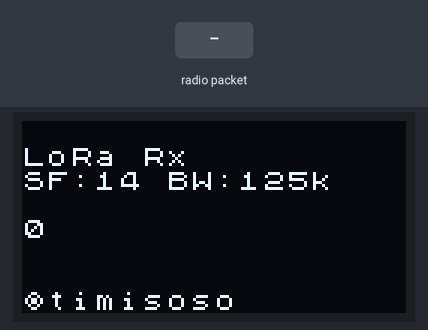
The sketch below on a simulated ESP32. Parts: 128×64 one-colour display. The test bench sets the inputs (shaded band). No radio packets arrive unless stated; what the sketch prints to the serial monitor is not drawn.

Above: at 2.2 s.
2.3 s: radio packet "1" arrives
At 3.1 s:
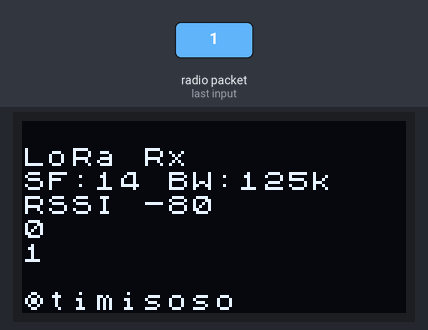
3.9 s: radio packet "0" arrives
At 4.4 s:
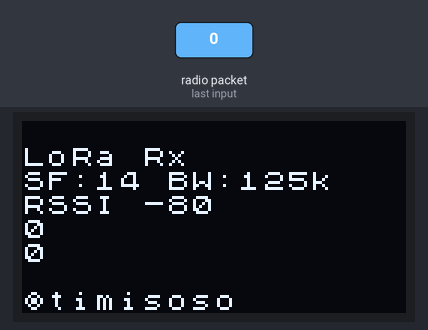
5.5 s: radio packet "2" arrives
At 5.55 s:
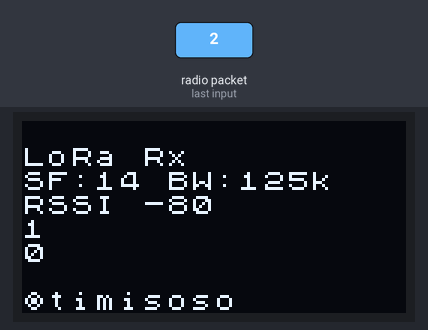
Timing chart, 0 to 8.5 s (numbered marks = the images above; inputs shaded):
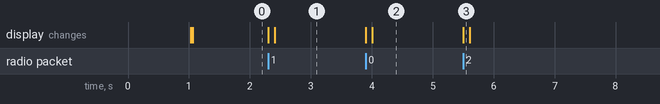

Measured:
- after the input at 2.3 s, the display: first changes at once (image 1 shows a later state)
- after the input at 3.9 s, the display: first changes at once (image 2 shows a later state)
- after the input at 5.5 s, the display: changes at once (image 3)

The sketch:

Oled_lora-rx.ino
```cpp
#include <U8x8lib.h>
#include <LoRa.h>

String receivedText;
String receivedRssi;

// WIFI_LoRa_32 ports
// GPIO5  -- SX1278's SCK
// GPIO19 -- SX1278's MISO
// GPIO27 -- SX1278's MOSI
// GPIO18 -- SX1278's CS
// GPIO14 -- SX1278's RESET
// GPIO26 -- SX1278's IRQ(Interrupt Request)

#define SS      18
#define RST     14
#define DI0     26
#define BAND    433E6

// the OLED used
U8X8_SSD1306_128X64_NONAME_SW_I2C u8x8(/* clock=*/ 15, /* data=*/ 4, /* reset=*/ 16);

void setup() {
  SPI.begin(5, 19, 27, 18);
    pinMode(SS, OUTPUT);
  pinMode(RST, OUTPUT);
  pinMode(DI0, INPUT);
  LoRa.setPins(SS, RST, DI0);

  Serial.begin(115200);
  while (!Serial); //if just the the basic function, must connect to a computer
  delay(1000);
  u8x8.begin();
  u8x8.setFont(u8x8_font_chroma48medium8_r);
  Serial.println("LoRa Receiver");
  u8x8.drawString(0, 1, "LoRa Rx");
  u8x8.drawString(0, 2, "SF:14 BW:125k");
  u8x8.drawString(0, 7, "@timisoso");
  if (!LoRa.begin(BAND)) {
    Serial.println("Starting LoRa failed!");
    u8x8.drawString(0, 1, "Starting LoRa failed!");
    while (1);
  }
 LoRa.setSignalBandwidth(125E3);
  //7.8E3, 10.4E3, 15.6E3, 20.8E3, 31.25E3, 41.7E3, 62.5E3, 125E3, and 250E3.

  LoRa.setSpreadingFactor(14);
   //6-12
}

void loop() {
  // try to parse packet
  int packetSize = LoRa.parsePacket();
  char len[5];
  itoa(packetSize,len,10);
  u8x8.drawString(0, 4, len);
  if (packetSize) {
    // received a packet
    Serial.print("Received packet '");
    delay (100);
    int i=0;
    // read packet
    while (LoRa.available()) {
      char currenttext[64];
      receivedText =(char) LoRa.read();
      Serial.print(receivedText);
      receivedText.toCharArray(currenttext, 64);
      u8x8.drawString(i, 5, currenttext);
      i=i+1;
    }
    // print RSSI of packet
    Serial.print("' with RSSI: ");
    Serial.print(LoRa.packetRssi());
     Serial.print("' with SNR: ");
    Serial.println(LoRa.packetSnr());
    u8x8.drawString(0, 3, "RSSI");
    receivedRssi = LoRa.packetRssi();
    char currentrs[64];
    receivedRssi.toCharArray(currentrs, 64);
    u8x8.drawString(5, 3, currentrs);
    Serial.println(packetSize);
  }
}
```
